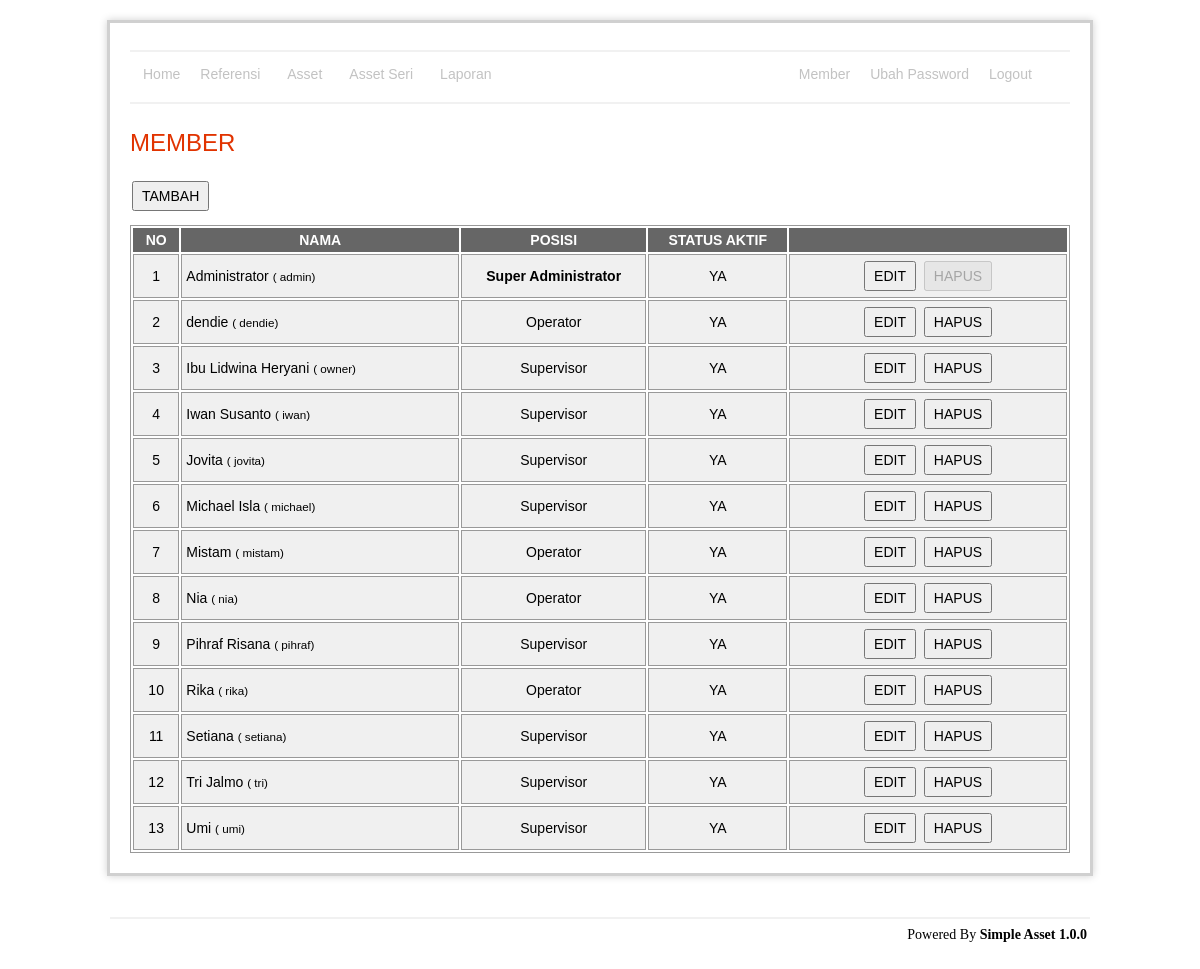
/admin/member/index.php (signed in), run on the app's committed database.
### tables this page shows
CREATE TABLE `member` (
  `id` int(11) NOT NULL AUTO_INCREMENT,
  `name` varchar(255) NOT NULL,
  `access_departement_id` varchar(255) NOT NULL,
  `access_fund_id` varchar(255) NOT NULL,
  `position_id` int(11) NOT NULL,
  `is_enabled` enum('0','1') NOT NULL DEFAULT '1',
  PRIMARY KEY (`id`)
);

### admin/member/indexRead.php (called while the page is built, shortened)
<?php
include '../../lib/connection.php';
$query = "select m.id, m.name, m.position_id, is_enabled,
			(select p.name from position as p where p.id = m.position_id) as position_name,
			(select u.username from user as u where u.member_id = m.id) as username_name
		from member as m
		order by name";
$data = mysqli_query($con, $query) or die(mysqli_error($con));
?>

### admin/member/index.php (the view, shortened to what this page needs)
<?php include 'indexRead.php' ?>
<h1>MEMBER</h1>
<p><input type="button" value="TAMBAH" onclick="window.location='add.php'" /></p>
<?php if (mysql_num_rows($data) < 1): ?>
	<div class="warning">
		<h3>
			<?php echo message::getMsg('emptySuccess') ?>
		</h3>
	</div>
<?php else: ?>
	<div id="tbl">
		<table width="100%">
			<thead>
				<tr>
					<th align="center" width="5%">NO</th>
					<th align="center" width="30%">NAMA</th>
					<th align="center" width="20%">POSISI</th>
					<th align="center" width="15%">STATUS AKTIF</th>
					<th></th>
				</tr>
			</thead>
			<tbody>
				<?php $i = 1; ?>
				<?php while ($val = mysqli_fetch_array($data)): ?>
					<tr>
						<td align="center">
							<?php echo $i ?>
						</td>
						<td>
							<?php echo $val['name'] ?>
							<small>(
								<?php echo $val['username_name'] ?>)
							</small>
						</td>
						<td align="center">
							<?php if ($val['id'] == '1'): ?>
								<b>Super Administrator</b>
							<?php else: ?>
								<?php echo $val['position_name'] ?>
							<?php endif; ?>
						</td>
						<td align="center">
							<?php echo $val['is_enabled'] == '1' ? 'YA' : 'TIDAK' ?>
						</td>
						<td align="center">
							<?php if ($val['id'] != '1'): ?>
								<input type="button" value="EDIT"
									onclick="window.location='edit.php?id=<?php echo $val['id'] ?>'" />
								<input type="button" value="HAPUS"
									onclick="confirm('Anda yakin akan menghapus ?') ? window.location='delete.php?id=<?php echo $val['id'] ?>' : false" />
							<?php else: ?>
								<input type="button" value="EDIT"
									onclick="window.location='edit.php?id=<?php echo $val['id'] ?>'" />
								<input type="button" value="HAPUS" disabled
									onclick="confirm('Anda yakin akan menghapus ?') ? window.location='delete.php?id=<?php echo $val['id'] ?>' : false" />
							<?php endif; ?>
						</td>
					</tr>
					<?php $i++; ?>
				<?php endwhile; ?>
		</table>
	</div>
<?php endif; ?>
<?php include '../template/main.php' ?>

### admin/asset/css/style.css (style rules this page uses)
#content p { margin: 12px 20px 12px 0; text-align:left; }
#content h1 { color: #e13300; background-color: transparent; font-weight: normal; font-size: 24px; margin: 10px 0 5px 0; padding: 15px 0 10px 0px; text-align:left; }
table { font-size: 14px; }
#tbl table { border: 1px solid #999; }
#tbl th { font-weight: bold; text-align: center; font-size: 14px; background-color: #666; color: #fff; padding: 4px; }
#tbl td { border: 1px solid #999; font-weight: normal; font-size: 14px; padding: 4px; background-color: #f0f0f0; }
input[type="button"], input[type="submit"] { font-size: 14px; height: 30px; padding: 0px 8px 0px 8px; margin: 2px; }

### data on the page
member: name "Administrator", username_name "admin", shows "Super Administrator", is_enabled "YA"
member: name "dendie", username_name "dendie", position_name "Operator", is_enabled "YA"
member: name "Ibu Lidwina Heryani", username_name "owner", position_name "Supervisor", is_enabled "YA"
member: name "Iwan Susanto", username_name "iwan", position_name "Supervisor", is_enabled "YA"
member: name "Jovita", username_name "jovita", position_name "Supervisor", is_enabled "YA"
member: name "Michael Isla", username_name "michael", position_name "Supervisor", is_enabled "YA"
member: name "Mistam", username_name "mistam", position_name "Operator", is_enabled "YA"
member: name "Nia", username_name "nia", position_name "Operator", is_enabled "YA"
member: name "Pihraf Risana", username_name "pihraf", position_name "Supervisor", is_enabled "YA"
member: name "Rika", username_name "rika", position_name "Operator", is_enabled "YA"
member: name "Setiana", username_name "setiana", position_name "Supervisor", is_enabled "YA"
member: name "Tri Jalmo", username_name "tri", position_name "Supervisor", is_enabled "YA"
member: name "Umi", username_name "umi", position_name "Supervisor", is_enabled "YA"
